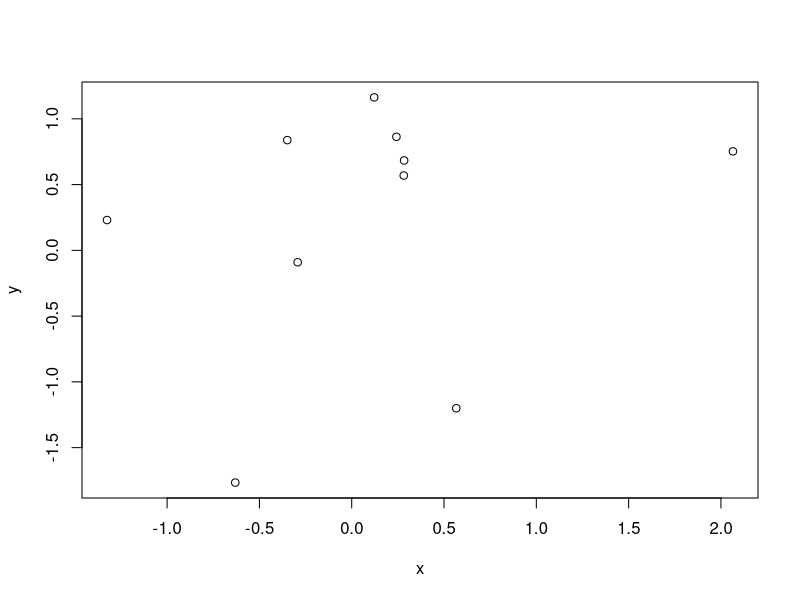
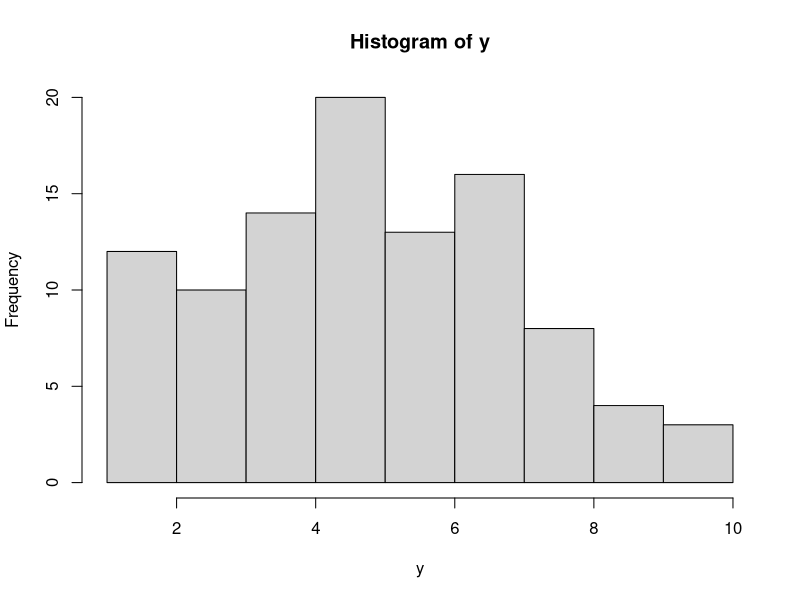
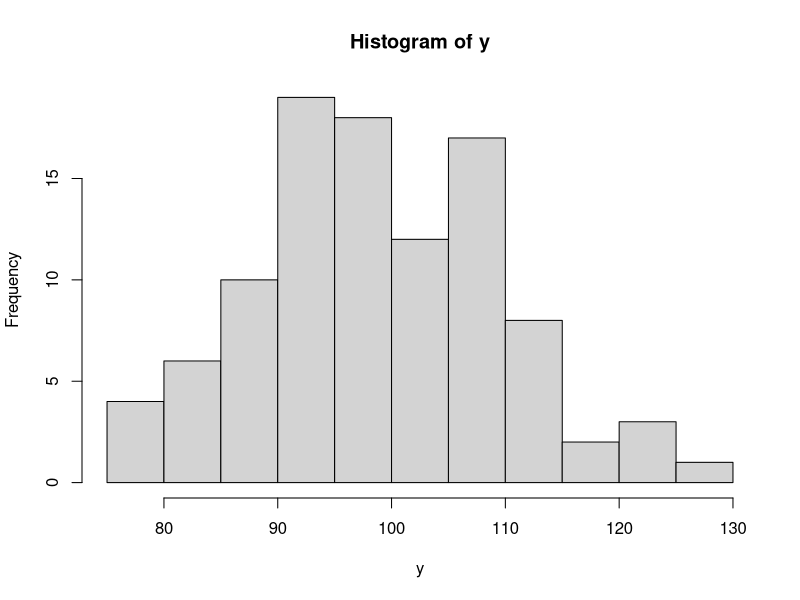

R code for these plots, in order:
## ---- chunk 1
rnorm(5)
## ---- chunk 2
rnorm(n = 5, mean = 0, sd = 1)
## ---- chunk 3
set.seed(16)
rnorm(n = 5, mean = 0, sd = 1)
## ---- chunk 4
set.seed(16)
rnorm(n = 5, mean = 0, sd = 1)
## ---- chunk 5
rnorm(n = 5, mean = 0, sd = 2)
## ---- chunk 6
rnorm(n = 5, mean = 50, sd = 20)
## ---- chunk 7
rnorm(n = 10, mean = c(0, 5, 20), sd = 1)
## ---- chunk 8
rnorm(n = 10, mean = c(0, 5, 20), sd = c(1, 5, 20) )
## ---- chunk 9
rnorm(n = c(2, 10, 10), mean = c(0, 5, 20), sd = c(1, 5, 20) )
## ---- chunk 10
x = rnorm(10, mean = 0, sd = 1)
y = rnorm(10, mean = 0, sd = 1)
plot(y ~ x)
## ---- chunk 11
runif(n = 5, min = 0, max = 1)
## ---- chunk 12
runif(n = 5, min = 50, max = 100)
## ---- chunk 13
set.seed(16)
x1 = runif(n = 10, min = 1, max = 2)
y = rnorm(n = 10, mean = 0, sd = 1)
x1
## ---- chunk 14
lm(y ~ x1)
## ---- chunk 15
set.seed(16)
x2 = runif(n = 10, min = 100, max = 200)
x2
## ---- chunk 16
lm(y ~ x2)
## ---- chunk 17
rpois(n = 5, lambda = 2.5)
## ---- chunk 18
y = rpois(100, lambda = 5)
## ---- chunk 19
summary(y)
## ---- chunk 20
hist(y)
## ---- chunk 21
y = rpois(100, lambda = 100)
summary(y)
## ---- chunk 22
hist(y)
## ---- chunk 23
letters[1:2]
## ---- chunk 24
LETTERS[10:26]
## ---- chunk 25
rep(letters[1:2], each = 3)
## ---- chunk 26
rep(letters[1:2], times = 3)
## ---- chunk 27
rep(letters[1:2], times = c(2, 4) )
## ---- chunk 28
rep(letters[1:2], length.out = 5)
## ---- chunk 29
rep(letters[1:2], each = 2, times = 3)
## ---- chunk 30
rep(letters[1:2], each = 2, length.out = 7)
## ---- chunk 31
group = rep(letters[1:2], each = 3)
response = rnorm(n = 6, mean = 0, sd = 1)
data.frame(group,
           response)
## ---- chunk 32
data.frame(group = rep(letters[1:2], each = 3),
           response = rnorm(n = 6, mean = 0, sd = 1) )
## ---- chunk 33
data.frame(group = rep(letters[1:2], each = 3),
           factor = rep(LETTERS[3:5], times = 2),
           response = rnorm(n = 6, mean = 0, sd = 1) )
## ---- chunk 34
response = rnorm(n = 6, mean = c(5, 10), sd = 1)
response
## ---- chunk 35
group = rep(letters[1:2], times = 3)
group
## ---- chunk 36
data.frame(group,
            response)
## ---- chunk 37
data.frame(group = rep(LETTERS[3:4], each = 10),
           x = runif(n = 20, min = 10, max = 15),
           y = runif(n = 20, min = 100, max = 150))
## ---- chunk 38
set.seed(16)
replicate(n = 3, expr = rnorm(n = 5, mean = 0, sd = 1), 
          simplify = FALSE )
## ---- chunk 39
set.seed(16)
replicate(n = 3, expr = rnorm(5, 0, 1) )
## ---- chunk 40
set.seed(16)
list1 = list() # Make an empty list to save output in
for (i in 1:3) { # Indicate number of iterations with "i"
    list1[[i]] = rnorm(n = 5, mean = 0, sd = 1) # Save output in list for each iteration
}
list1
## ---- chunk 41
simlist = replicate(n = 3, 
          expr = data.frame(group = rep(letters[1:2], each = 3),
                     response = rnorm(n = 6, mean = 0, sd = 1) ),
          simplify = FALSE)
## ---- chunk 42
str(simlist)
## ---- chunk 43
simlist[[1]]
